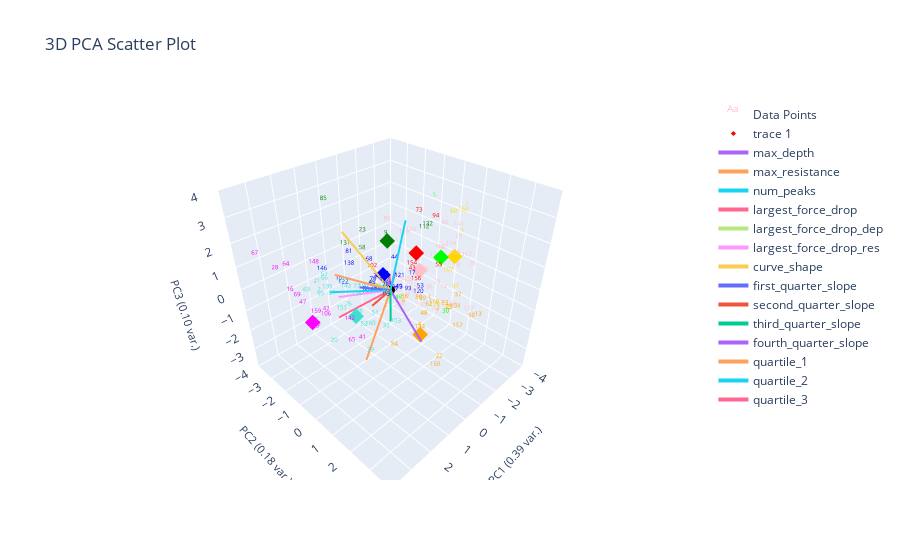
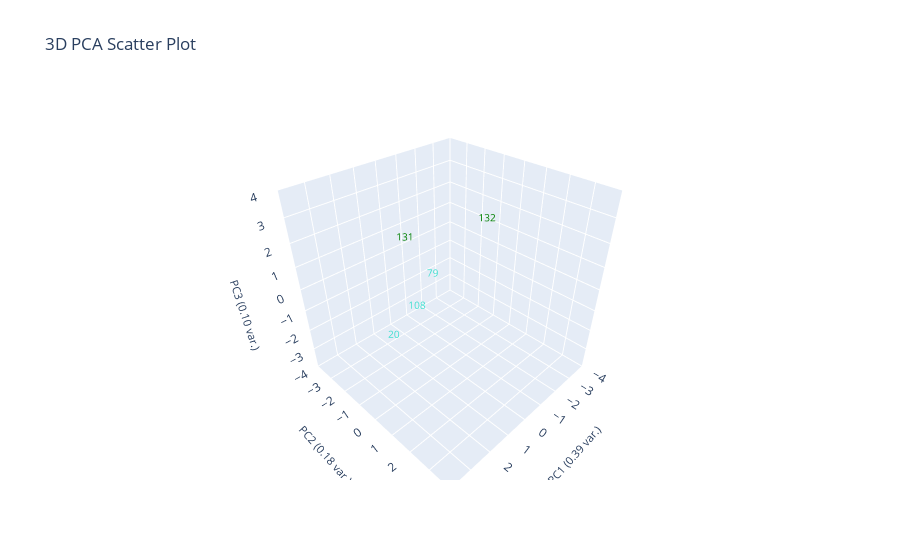
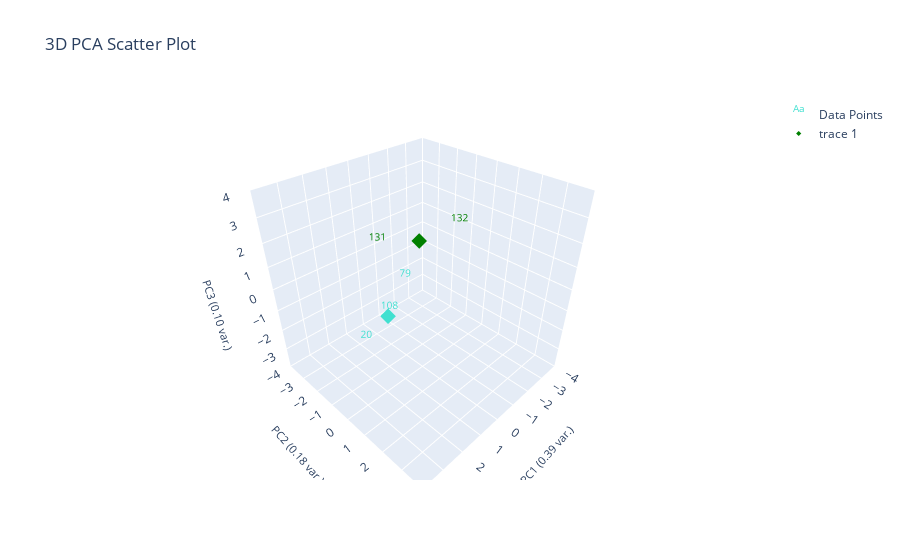
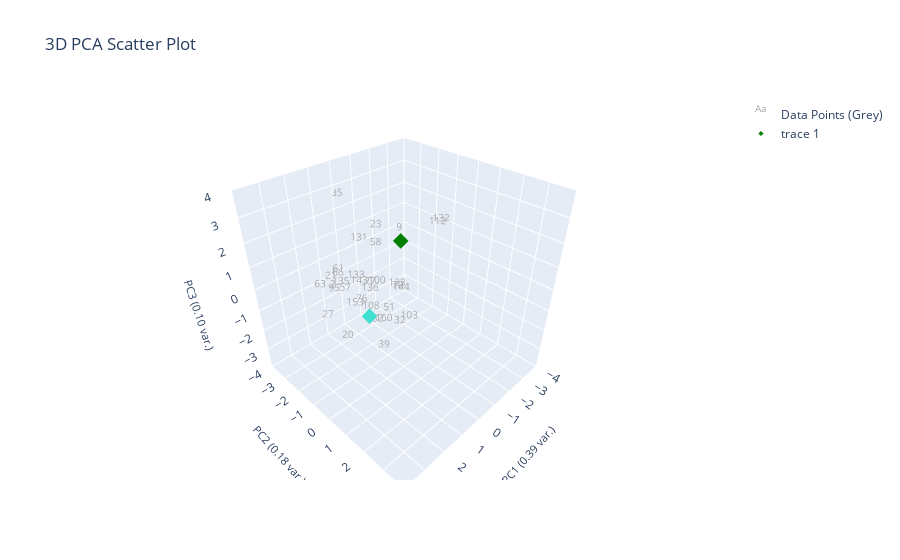

The notebook cell these images were saved under, in order:
### Markdown cell above
# Clustering data with ES-D removed (Corrected)

### Code cell
# should labels be fixed or not
labeled_data_esd_removed = marions_labeled_data[marions_labeled_data[ylabel_name] != 'ES-D'].copy()
marions_labeled_data_esd_removed = marions_labeled_data[marions_labeled_data[ylabel_name] != 'ES-D']

# print('Labeled data only')
plotting.plot_clusters_seperately(labeled_data_esd_removed[f'{ylabel_name}_nums'], curve_data, ylabel_name, bold_idxs=labeled_data_esd_removed.index.tolist(), cluster_category_names=list(ylabel_to_cluster_num.keys()))

label_centroids_esd_removed = find_labels_centroids(labeled_data_esd_removed, ylabel_to_cluster_num, ylabel_name)
pseudo_data_esd_removed = find_closest_centroid(data_features, label_centroids_esd_removed, ylabel_name)

print('Corrected')
changed_ylabel_idxs = find_changed_ylabel_data(labeled_data_esd_removed, pseudo_data_esd_removed, ylabel_name)
corrected_pseudo_data_esd_removed = correct_pseudo_ylabels_to_actual(pseudo_data_esd_removed, marions_labeled_data, ylabel_name, changed_ylabel_idxs)
plotting.plot_clusters_seperately(corrected_pseudo_data_esd_removed[f'pseudo_{ylabel_name}_nums'], curve_data, ylabel_name, cluster_category_names=list(ylabel_to_cluster_num.keys()), pseudo_corrections=labeled_data_esd_removed)
# plotting.plot_pca(corrected_pseudo_data_esd_removed, corrected_pseudo_data_esd_removed[f'pseudo_{ylabel_name}_nums'], 3, graph_title="", ylabel_name=ylabel_name, centroids=label_centroids_esd_removed)

print('Uncorrected')
# find_changed_ylabel_data(marions_labeled_data_esd_removed, pseudo_data_esd_removed, ylabel_name)
# plotting.get_curve_idx_from_cluster_color('pink', pseudo_data_esd_removed[f'pseudo_{ylabel_name}_nums'], pseudo_data_esd_removed.index, data_features)
# plotting.get_curve_idx_from_cluster_color('orange', pseudo_data_esd_removed[f'pseudo_{ylabel_name}_nums'], pseudo_data_esd_removed.index, data_features)
# # print(pseudo_data_esd_removed[:3])
# indicies = pseudo_data_esd_removed[pseudo_data_esd_removed['filenames'].isin(['WS23_L3_T1_P_23.csv','WS23_L3_T1_P_25.csv'])].index
# plotting.plot_specific_curves([indicies.tolist()[0]], curve_data, data_features, color='pink')
# plotting.plot_specific_curves([indicies.tolist()[1]], curve_data, data_features, color='orange')


plotting.plot_clusters_seperately(pseudo_data_esd_removed[f'pseudo_{ylabel_name}_nums'], curve_data, ylabel_name, cluster_category_names=list(ylabel_to_cluster_num.keys()), bold_idxs=marions_labeled_data_esd_removed.index)
# print(label_centroids_esd_removed)
plotting.plot_pca(pseudo_data_esd_removed, pseudo_data_esd_removed[f'pseudo_{ylabel_name}_nums'], 3, graph_title="", ylabel_name=ylabel_name, centroids=label_centroids_esd_removed,
                only_plot_cluster_labels=[])
# plotting.pca_analysis(pseudo_data_esd_removed)
# ylabel_to_cluster_num = {'ES-B':0, 'ES-BW':1, 'ES-S':2, 'ES-S-Plates':3, 'ES-D':4, 'LS':5, 'F':6, 'LS/F':7, 'ES-DB':8, 'ES': 9}
# print(pseudo_data_esd_removed[:3])

# print(pseudo_data_esd_removed.dropna(subset=[ylabel_name])[['filenames', ylabel_name]])
plotting.plot_pseudo_labeling_steps(pseudo_data_esd_removed, pseudo_data_esd_removed[f'pseudo_{ylabel_name}_nums'], 3, graph_title="", ylabel_name=ylabel_name, centroids=label_centroids_esd_removed,
                specific_clusters=[3,6])

### Figure 1 — Plotly figure (JSON) as saved in the notebook; plotly's stock layout.template omitted (floating-point values rounded to 4 significant figures; data arrays with more than 128 entries replaced by an {"elided": "..."} marker saying what was removed)
{"data": [{"mode": "text", "name": "Data Points", "text": {"elided": "164 str values"}, "textfont": {"color": {"elided": "164 str values"}, "size": 6}, "type": "scatter3d", "x": {"elided": "164 float values"}, "y": {"elided": "164 float values"}, "z": {"elided": "164 float values"}}, {"marker": {"color": ["red", "gold", "blue", "green", "pink", "turquoise", "orange", "lime", "magenta"], "size": 4, "symbol": "diamond"}, "mode": "markers", "type": "scatter3d", "x": [-1.928, -3.081, -0.2512, -1.038, -1.851, 1.532, 0.1613, -2.42, 3.1], "y": [-0.4752, 0.5811, -0.6652, -1.226, -0.1863, -0.2646, 1.696, 0.3987, -0.7675], "z": [0.6144, 0.4114, 0.2645, 1.222, -0.04696, -0.5424, -1.073, 0.5773, -0.22]}, {"marker": {"color": "black", "size": 3}, "mode": "markers", "name": "Origin", "showlegend": false, "type": "scatter3d", "x": [0], "y": [0], "z": [0]}, {"line": {"width": 4}, "mode": "lines+text", "name": "max_depth", "textposition": "top center", "type": "scatter3d", "x": [0, -1.59], "y": [0, -1.304], "z": [0, -0.5218]}, {"line": {"width": 4}, "mode": "lines+text", "name": "max_resistance", "textposition": "top center", "type": "scatter3d", "x": [0, 1.345], "y": [0, -7.996e-05], "z": [0, -2.708]}, {"line": {"width": 4}, "mode": "lines+text", "name": "num_peaks", "textposition": "top center", "type": "scatter3d", "x": [0, -0.5785], "y": [0, 0.1626], "z": [0, 2.763]}, {"line": {"width": 4}, "mode": "lines+text", "name": "largest_force_drop", "textposition": "top center", "type": "scatter3d", "x": [0, -0.8897], "y": [0, -0.9413], "z": [0, -0.1776]}, {"line": {"width": 4}, "mode": "lines+text", "name": "largest_force_drop_dep", "textposition": "top center", "type": "scatter3d", "x": [0, -0.6729], "y": [0, -1.955], "z": [0, -0.846]}, {"line": {"width": 4}, "mode": "lines+text", "name": "largest_force_drop_res", "textposition": "top center", "type": "scatter3d", "x": [0, 1.109], "y": [0, -1.783], "z": [0, -0.6821]}, {"line": {"width": 4}, "mode": "lines+text", "name": "curve_shape", "textposition": "top center", "type": "scatter3d", "x": [0, 0.9933], "y": [0, -1.444], "z": [0, 2.299]}, {"line": {"width": 4}, "mode": "lines+text", "name": "first_quarter_slope", "textposition": "top center", "type": "scatter3d", "x": [0, 1.745], "y": [0, 0.2622], "z": [0, 1.112]}, {"line": {"width": 4}, "mode": "lines+text", "name": "second_quarter_slope", "textposition": "top center", "type": "scatter3d", "x": [0, 1.718], "y": [0, 0.8442], "z": [0, 0.6293]}, {"line": {"width": 4}, "mode": "lines+text", "name": "third_quarter_slope", "textposition": "top center", "type": "scatter3d", "x": [0, 1.46], "y": [0, 1.466], "z": [0, 0.1621]}, {"line": {"width": 4}, "mode": "lines+text", "name": "fourth_quarter_slope", "textposition": "top center", "type": "scatter3d", "x": [0, 0.7057], "y": [0, 2.239], "z": [0, -0.7445]}, {"line": {"width": 4}, "mode": "lines+text", "name": "quartile_1", "textposition": "top center", "type": "scatter3d", "x": [0, 1.372], "y": [0, -1.563], "z": [0, 0.5967]}, {"line": {"width": 4}, "mode": "lines+text", "name": "quartile_2", "textposition": "top center", "type": "scatter3d", "x": [0, 1.758], "y": [0, -1.429], "z": [0, 0.06116]}, {"line": {"width": 4}, "mode": "lines+text", "name": "quartile_3", "textposition": "top center", "type": "scatter3d", "x": [0, 1.807], "y": [0, -0.9371], "z": [0, -0.8312]}], "layout": {"autosize": true, "scene": {"aspectmode": "cube", "xaxis": {"range": [-4, 4], "title": {"font": {"size": 11}, "text": "PC1 (0.39 var.)"}}, "yaxis": {"range": [-4, 4], "title": {"font": {"size": 11}, "text": "PC2 (0.18 var.)"}}, "zaxis": {"range": [-4, 4], "title": {"font": {"size": 11}, "text": "PC3 (0.10 var.)"}}}, "title": {"text": "3D PCA Scatter Plot"}}}

### Figure 2 — Plotly figure (JSON) as saved in the notebook; plotly's stock layout.template omitted (floating-point values rounded to 4 significant figures)
{"data": [{"mode": "text", "name": "Data Points", "text": ["20", "79", "108", "131", "132"], "textfont": {"color": ["turquoise", "turquoise", "turquoise", "green", "green"], "size": 10}, "type": "scatter3d", "x": [3.116, -0.3145, 1.795, 0.5014, -2.578], "y": [0.3937, -1.32, 0.1329, -1.977, -0.4758], "z": [-0.6748, -0.6516, -0.3008, 1.106, 1.337]}], "layout": {"autosize": true, "scene": {"aspectmode": "cube", "xaxis": {"range": [-4, 4], "title": {"font": {"size": 11}, "text": "PC1 (0.39 var.)"}}, "yaxis": {"range": [-4, 4], "title": {"font": {"size": 11}, "text": "PC2 (0.18 var.)"}}, "zaxis": {"range": [-4, 4], "title": {"font": {"size": 11}, "text": "PC3 (0.10 var.)"}}}, "title": {"text": "3D PCA Scatter Plot"}}}

### Figure 3 — Plotly figure (JSON) as saved in the notebook; plotly's stock layout.template omitted (floating-point values rounded to 4 significant figures)
{"data": [{"mode": "text", "name": "Data Points", "text": ["20", "79", "108", "131", "132"], "textfont": {"color": ["turquoise", "turquoise", "turquoise", "green", "green"], "size": 10}, "type": "scatter3d", "x": [3.116, -0.3145, 1.795, 0.5014, -2.578], "y": [0.3937, -1.32, 0.1329, -1.977, -0.4758], "z": [-0.6748, -0.6516, -0.3008, 1.106, 1.337]}, {"marker": {"color": ["green", "turquoise"], "size": 4, "symbol": "diamond"}, "mode": "markers", "type": "scatter3d", "x": [-1.038, 1.532], "y": [-1.226, -0.2646], "z": [1.222, -0.5424]}], "layout": {"autosize": true, "scene": {"aspectmode": "cube", "xaxis": {"range": [-4, 4], "title": {"font": {"size": 11}, "text": "PC1 (0.39 var.)"}}, "yaxis": {"range": [-4, 4], "title": {"font": {"size": 11}, "text": "PC2 (0.18 var.)"}}, "zaxis": {"range": [-4, 4], "title": {"font": {"size": 11}, "text": "PC3 (0.10 var.)"}}}, "title": {"text": "3D PCA Scatter Plot"}}}

### Figure 4 — Plotly figure (JSON) as saved in the notebook; plotly's stock layout.template omitted (floating-point values rounded to 4 significant figures)
{"data": [{"mode": "text", "name": "Data Points (Grey)", "text": ["2", "9", "20", "21", "23", "27", "32", "39", "51", "57", "58", "61", "63", "66", "70", "76", "77", "82", "85", "95", "100", "103", "108", "112", "123", "131", "132", "133", "135", "136", "143", "144", "153", "160"], "textfont": {"color": "darkgrey", "size": 10}, "type": "scatter3d", "x": [1.799, -1.402, 3.116, 1.805, -0.6619, 2.694, 0.4014, 2.759, 1.702, 1.598, -0.6468, 1.617, 2.354, 1.972, 0.6634, 1.632, 0.515, 1.337, 0.06043, 2.931, 0.8099, 0.123, 1.795, -1.061, 0.3929, 0.5014, -2.578, 1.46, 2.547, 1.453, 1.194, 1.055, 2.221, 2.402], "y": [-2.12, -1.681, 0.3937, -2.233, -2.271, -1.317, 0.165, 1.837, 0.9336, -1.593, -2.303, -1.957, -2.131, -1.44, 0.3474, -0.5857, -1.382, -0.08368, -3.703, -0.3831, -0.6279, 0.4205, 0.1329, 0.631, 0.02569, -1.977, -0.4758, -1.027, -0.5018, -0.2775, -1.206, 0.9187, -0.2142, 1.483], "z": [-0.5095, 0.9202, -0.6748, -0.1564, 1.114, -1.022, -1.804, -0.3834, 0.03503, -0.5002, 0.2777, 0.2148, -0.2242, 0.4604, 0.1378, -0.4627, -0.6301, -1.304, 2.241, 0.8113, -0.06412, -1.569, -0.3008, 2.209, -0.05579, 1.106, 1.337, 0.3083, 0.8407, 0.106, -0.173, 0.5598, -0.1023, 0.3096]}, {"marker": {"color": ["green", "turquoise"], "size": 4, "symbol": "diamond"}, "mode": "markers", "type": "scatter3d", "x": [-1.038, 1.532], "y": [-1.226, -0.2646], "z": [1.222, -0.5424]}], "layout": {"autosize": true, "scene": {"aspectmode": "cube", "xaxis": {"range": [-4, 4], "title": {"font": {"size": 11}, "text": "PC1 (0.39 var.)"}}, "yaxis": {"range": [-4, 4], "title": {"font": {"size": 11}, "text": "PC2 (0.18 var.)"}}, "zaxis": {"range": [-4, 4], "title": {"font": {"size": 11}, "text": "PC3 (0.10 var.)"}}}, "title": {"text": "3D PCA Scatter Plot"}}}
